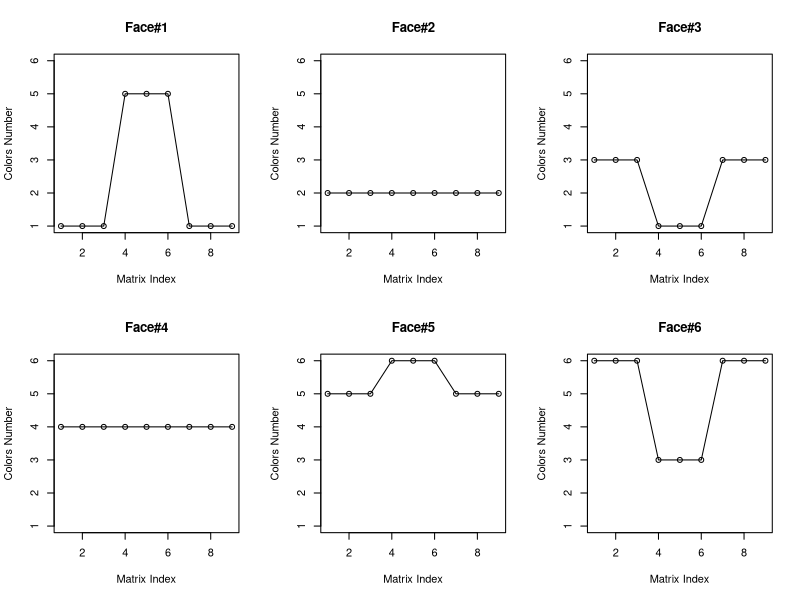
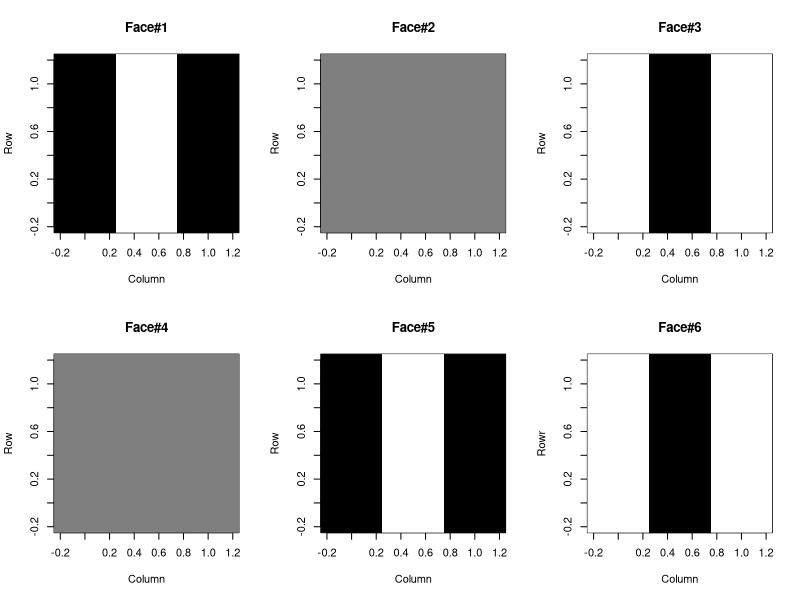

The R source for these figures, in order:
#Rubik's Cube Modeling NNN
# Create two types of the matrix for each Face.
# One is called the base matrix (F[i]) and another one is the superposition matrix (FS[i])which takes the moves on each Rubik's cube faces and memorizes it and pass it to the base matrix (F[i]).
# Create two types of the matrix for each Face. One is called the base matrix (F[i]) and another one is the superposition matrix (FS[i])which takes the moves on each Rubik's cube faces and memorizes it and pass it to the base matrix (F[i]).

N <- 3 # Rubik'c Cube Dimension
NumOfFaces <- 6 #number of cube faces which is 6 for 3*3 rubik cube. For shapes with more faces (more than 6) this gigit should be opened and investigated!
#This digit acts like a cofficent of a model in determinstic models. However, in fact it has lot of independant parameters in it.
F1 <- matrix(1, N,N)
FS1 <- matrix(1, N,N) # super position matrix
F2 <- matrix(2, N,N)
FS2 <- matrix(2, N,N) # super position matrix
F3 <- matrix(3, N,N)
FS3 <- matrix(3, N,N) # super position matrix
F4 <- matrix(4, N,N)
FS4 <- matrix(4, N,N) # super position matrix
F5 <- matrix(5, N,N)
FS5 <- matrix(5, N,N) # super position matrix
F6 <- matrix(6, N,N)
FS6 <- matrix(6, N,N) # super position matrix



rubik_Scrambling_Num <- 1
for (i in 1:rubik_Scrambling_Num){

  #Generate a random integer between 1 and 6 (NumOfFaces).
  #Chose the face randomly that the move gonna be commited on.
  Face_Direction <- round(runif(1,1,6))
  # Face_Direction <- 6
  #Generate value between 1 to 6
  layer_number <- round(runif(1,1,N-1))
  # layer_number <- 1
  #Generate a random integer between 1 and 2.
  # 1 is clock wise turn and 2 is counterclockwise
  Move <- round(runif(1,1,2))
  # Move <- 2
  #======================================================================
  #Face#1, Rotate clockwise(Move=1) or counterclockwise(Move=2)
  if (Face_Direction ==1){
    if (layer_number==1){
      if (Move ==1){
        for (i in 1:floor(N/2)){
          for (j in i:(N-i)){
            FS1[i,j] <- F1[N+1-i,i]
            FS1[j,N+1-i] <- F1[i,j]
            FS1[N+1-i,N+1-i] <- F1[j,N+1-i]
            FS1[N+1-i,i] <- F1[N+1-i,N+1-i]
          }
        }
      }
      else {
        for (i in 1:floor(N/2)){
          for (j in i:(N-i)){
            FS1[i,j] <- F1[j,N+1-i]
            FS1[j,N+1-i] <- F1[N+1-i,N+1-i]
            FS1[N+1-i,N+1-i] <- F1[N+1-i,i]
            FS1[N+1-i,i] <- F1[i,j]
          }
        }
      }
    }
    #update other face#1 neighbors if move is 1
    if (Move==1){
      FS2[1:N,N+1-layer_number] <- F3[1,1:N]
      FS5[N+1-layer_number,1:N] <- F2[1:N,N+1-layer_number]
      FS4[1:N,layer_number] <- F5[N+1-layer_number,1:N]
      FS3[layer_number,1:N] <- F4[1:N,layer_number]
    }
    else {
      FS2[1:N,N+1-layer_number] <- F5[N+1-layer_number,1:N]
      FS5[N+1-layer_number,1:N] <- F4[1:N,layer_number]
      FS4[1:N,layer_number] <- F3[1,1:N]
      FS3[layer_number,1:N] <- F2[1:N,N+1-layer_number]
    }
    #update base matrixs#1
    F1 <- FS1
    F2 <- FS2
    F3 <- FS3
    F4 <- FS4
    F5 <- FS5
    F6 <- FS6
  }
  #======================================================================
  #Face#2, Rotate clockwise(Move=1) or counterclockwise(Move=2)
  if (Face_Direction ==2){
    if (layer_number==1){
      if (Move ==1){
        for (i in 1:floor(N/2)){
          for (j in i:(N-i)){
            FS2[i,j] <- F2[N+1-i,i]
            FS2[j,N+1-i] <- F2[i,j]
            FS2[N+1-i,N+1-i] <- F2[j,N+1-i]
            FS2[N+1-i,i] <- F2[N+1-i,N+1-i]
          }
        }
      }
      else {
        for (i in 1:floor(N/2)){
          for (j in i:(N-i)){
            FS2[i,j] <- F2[j,N+1-i]
            FS2[j,N+1-i] <- F2[N+1-i,N+1-i]
            FS2[N+1-i,N+1-i] <- F2[N+1-i,i]
            FS2[N+1-i,i] <- F2[i,j]
          }
        }
      }
    }
    #update other face#2 neighbors if move is 1
    if (Move==1){
      FS6[1:N,N+1-layer_number] <- F3[N:1,layer_number]
      FS5[1:N,layer_number] <- F6[1:N,N+1-layer_number]
      FS1[1:N,layer_number] <- F5[1:N,N+1-layer_number]
      FS3[1:N,layer_number] <- F1[1:N,layer_number]
    }
    else {
      FS6[1:N,N+1-layer_number] <- F5[1:N,layer_number]
      FS5[1:N,layer_number] <- F1[1:N,layer_number]
      FS1[1:N,layer_number] <- F3[N:1,layer_number]
      FS3[1:N,layer_number] <- F6[1:N,N+1-layer_number]
    }
    #update base matrixs#1
    F1 <- FS1
    F2 <- FS2
    F3 <- FS3
    F4 <- FS4
    F5 <- FS5
    F6 <- FS6
  }

  #======================================================================
  #Face#3, Rotate clockwise(Move=1) or counterclockwise(Move=2)
  if (Face_Direction ==3){
    if (layer_number==1){
      if (Move ==1){
        for (i in 1:floor(N/2)){
          for (j in i:(N-i)){
            FS3[i,j] <- F3[N+1-i,i]
            FS3[j,N+1-i] <- F3[i,j]
            FS3[N+1-i,N+1-i] <- F3[j,N+1-i]
            FS3[N+1-i,i] <- F3[N+1-i,N+1-i]
          }
        }
      }
      else {
        for (i in 1:floor(N/2)){
          for (j in i:(N-i)){
            FS3[i,j] <- F3[j,N+1-i]
            FS3[j,N+1-i] <- F3[N+1-i,N+1-i]
            FS3[N+1-i,N+1-i] <- F3[N+1-i,i]
            FS3[N+1-i,i] <- F3[i,j]
          }
        }
      }
    }
    #update other face#3 neighbors if move is 1
    if (Move==1){
      FS2[N+1-layer_number,N:1] <- F6[N:1,layer_number]
      FS1[N+1-layer_number,N:1] <- F2[N+1-layer_number,N:1]
      FS4[N+1-layer_number,N:1] <- F1[N+1-layer_number,N:1]
      FS6[N:1,layer_number] <- F4[N+1-layer_number,N:1]
    }
    else {
      FS2[N+1-layer_number,N:1] <- F1[N+1-layer_number,N:1]
      FS1[N+1-layer_number,N:1] <- F4[N+1-layer_number,N:1]
      FS4[N+1-layer_number,N:1] <- F6[N:1,layer_number]
      FS6[N:1,layer_number] <- F2[N+1-layer_number,N:1]
    }
    #update base matrixs#1
    F1 <- FS1
    F2 <- FS2
    F3 <- FS3
    F4 <- FS4
    F5 <- FS5
    F6 <- FS6
  }

  #======================================================================
  #Face#4, Rotate clockwise(Move=1) or counterclockwise(Move=2)
  if (Face_Direction ==4){
    if (layer_number==1){
      if (Move ==1){
        for (i in 1:floor(N/2)){
          for (j in i:(N-i)){
            FS4[i,j] <- F4[N+1-i,i]
            FS4[j,N+1-i] <- F4[i,j]
            FS4[N+1-i,N+1-i] <- F4[j,N+1-i]
            FS4[N+1-i,i] <- F4[N+1-i,N+1-i]
          }
        }
      }
      else {
        for (i in 1:floor(N/2)){
          for (j in i:(N-i)){
            FS4[i,j] <- F4[j,N+1-i]
            FS4[j,N+1-i] <- F4[N+1-i,N+1-i]
            FS4[N+1-i,N+1-i] <- F4[N+1-i,i]
            FS4[N+1-i,i] <- F4[i,j]
          }
        }
      }
    }
    #update other face#4 neighbors if move is 1
    if (Move==1){
      FS1[1:N,N+1-layer_number] <- F3[1:N,N+1-layer_number]
      FS5[1:N,N+1-layer_number] <- F1[1:N,N+1-layer_number]
      FS6[1:N,layer_number] <- F5[1:N,N+1-layer_number]
      FS3[N:1,N+1-layer_number] <- F6[1:N,layer_number]
    }
    else {
      FS1[1:N,N+1-layer_number] <- F5[1:N,N+1-layer_number]
      FS5[1:N,N+1-layer_number] <- F6[1:N,layer_number]
      FS6[1:N,layer_number] <- F3[1:N,N+1-layer_number]
      FS3[N:1,N+1-layer_number] <- F1[1:N,N+1-layer_number]
    }
    #update base matrixs#1
    F1 <- FS1
    F2 <- FS2
    F3 <- FS3
    F4 <- FS4
    F5 <- FS5
    F6 <- FS6
  }

  #======================================================================
  #Face#5, Rotate clockwise(Move=1) or counterclockwise(Move=2)
  if (Face_Direction ==5){
    if (layer_number==1){
      if (Move ==1){
        for (i in 1:floor(N/2)){
          for (j in i:(N-i)){
            FS5[i,j] <- F5[N+1-i,i]
            FS5[j,N+1-i] <- F5[i,j]
            FS5[N+1-i,N+1-i] <- F5[j,N+1-i]
            FS5[N+1-i,i] <- F5[N+1-i,N+1-i]
          }
        }
      }
      else {
        for (i in 1:floor(N/2)){
          for (j in i:(N-i)){
            FS5[i,j] <- F5[j,N+1-i]
            FS5[j,N+1-i] <- F5[N+1-i,N+1-i]
            FS5[N+1-i,N+1-i] <- F5[N+1-i,i]
            FS5[N+1-i,i] <- F5[i,j]
          }
        }
      }
    }
    #update other face#5 neighbors if move is 1
    if (Move==1){
      FS2[layer_number,1:N] <- F1[layer_number,1:N]
      FS6[N:1,layer_number] <- F2[layer_number,1:N]
      FS4[layer_number,N:1] <- F6[1:N,layer_number]
      FS1[layer_number,1:N] <- F4[layer_number,1:N]
    }
    else {
      FS2[layer_number,1:N] <- F6[1:N,layer_number]
      FS6[N:1,layer_number] <- F4[layer_number,1:N]
      FS4[layer_number,N:1] <- F1[layer_number,1:N]
      FS1[layer_number,1:N] <- F2[layer_number,1:N]
    }
    #update base matrixs#1
    F1 <- FS1
    F2 <- FS2
    F3 <- FS3
    F4 <- FS4
    F5 <- FS5
    F6 <- FS6
  }

  #======================================================================
  #Face#6, Rotate clockwise(Move=1) or counterclockwise(Move=2)
  if (Face_Direction ==6){
    if (layer_number==1){
      if (Move ==1){
        for (i in 1:floor(N/2)){
          for (j in i:(N-i)){
            FS6[i,j] <- F6[N+1-i,i]
            FS6[j,N+1-i] <- F6[i,j]
            FS6[N+1-i,N+1-i] <- F6[j,N+1-i]
            FS6[N+1-i,i] <- F6[N+1-i,N+1-i]
          }
        }
      }
      else {
        for (i in 1:floor(N/2)){
          for (j in i:(N-i)){
            FS6[i,j] <- F6[j,N+1-i]
            FS6[j,N+1-i] <- F6[N+1-i,N+1-i]
            FS6[N+1-i,N+1-i] <- F6[N+1-i,i]
            FS6[N+1-i,i] <- F6[i,j]
          }
        }
      }
    }
    #update other face#6 neighbors if move is 1
    if (Move==1){
      FS4[1:N,N+1-layer_number] <- F3[N+1-layer_number,N:1]
      FS5[layer_number,1:N] <- F4[1:N,N+1-layer_number]
      FS2[1:N,layer_number] <- F5[N:1,layer_number]
      FS3[N+1-layer_number,1:N] <- F2[1:N,layer_number]
    }
    else {
      FS4[1:N,N+1-layer_number] <- F5[N:1,layer_number]
      FS5[layer_number,1:N] <- F2[1:N,layer_number]
      FS2[1:N,layer_number] <- F3[N+1-layer_number,N:1]
      FS3[N+1-layer_number,1:N] <- F4[1:N,N+1-layer_number]
    }
    #update base matrixs#1
    F1 <- FS1
    F2 <- FS2
    F3 <- FS3
    F4 <- FS4
    F5 <- FS5
    F6 <- FS6
  }

}


par(mfrow=c(2,3))
plot(c(F1),xlim = c(1,N*N),ylim = c(1,6),xlab = "Matrix Index",ylab = "Colors Number",main = "Face#1")
lines(c(F1))
plot(c(F2),xlim = c(1,N*N),ylim = c(1,6),xlab = "Matrix Index",ylab = "Colors Number",main = "Face#2")
lines(c(F2))
plot(c(F3),xlim = c(1,N*N),ylim = c(1,6),xlab = "Matrix Index",ylab = "Colors Number",main = "Face#3")
lines(c(F3))
plot(c(F4),xlim = c(1,N*N),ylim = c(1,6),xlab = "Matrix Index",ylab = "Colors Number",main = "Face#4")
lines(c(F4))
plot(c(F5),xlim = c(1,N*N),ylim = c(1,6),xlab = "Matrix Index",ylab = "Colors Number",main = "Face#5")
lines(c(F5))
plot(c(F6),xlim = c(1,N*N),ylim = c(1,6),xlab = "Matrix Index",ylab = "Colors Number",main = "Face#6")
lines(c(F6))


par(mfrow=c(2,3))
image(t(F1),col=grey(seq(0, 1, length = 256)),xlab = "Column",ylab = "Row",main = "Face#1")
image(t(F2),col=grey(seq(0, 1, length = 256)),xlab = "Column",ylab = "Row",main = "Face#2")
image(t(F3),col=grey(seq(0, 1, length = 256)),xlab = "Column",ylab = "Row",main = "Face#3")
image(t(F4),col=grey(seq(0, 1, length = 256)),xlab = "Column",ylab = "Row",main = "Face#4")
image(t(F5),col=grey(seq(0, 1, length = 256)),xlab = "Column",ylab = "Row",main = "Face#5")
image(t(F6),col=grey(seq(0, 1, length = 256)),xlab = "Column",ylab = "Rowr",main = "Face#6")





